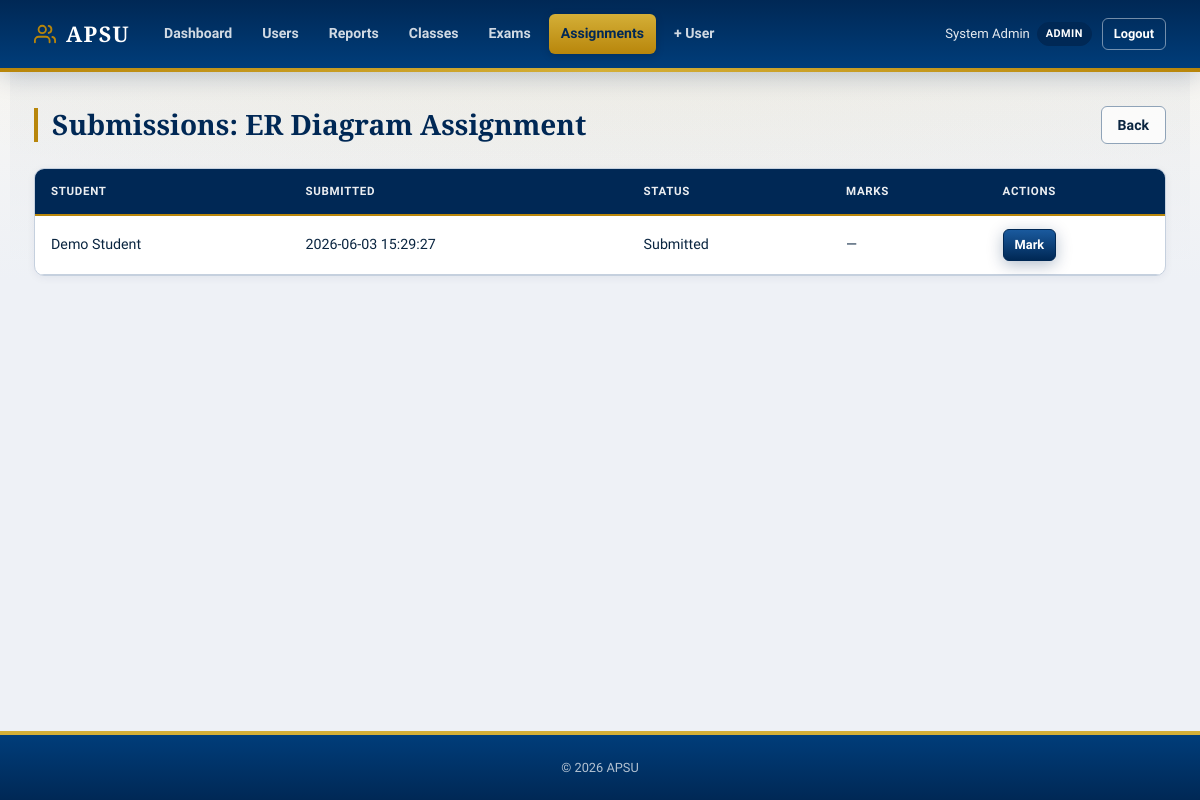
The app's page /assignments/index.php?action=submissions&id=1 (signed in) with its own data.
### tables this page shows
CREATE TABLE assignments (
    id          INT AUTO_INCREMENT PRIMARY KEY,
    teacher_id  INT NOT NULL,
    title       VARCHAR(255) NOT NULL,
    subject     VARCHAR(255) NOT NULL,
    assign_date DATE NOT NULL,
    due_date    DATE NOT NULL,
    status      ENUM('Open', 'Closed') NOT NULL DEFAULT 'Open',
    created_at  TIMESTAMP NOT NULL DEFAULT CURRENT_TIMESTAMP,
    FOREIGN KEY (teacher_id) REFERENCES users(id) ON DELETE CASCADE
);

CREATE TABLE assignment_submissions (
    id              INT AUTO_INCREMENT PRIMARY KEY,
    assignment_id   INT NOT NULL,
    student_id      INT NOT NULL,
    submission_text TEXT NOT NULL,
    submitted_at    TIMESTAMP NOT NULL DEFAULT CURRENT_TIMESTAMP,
    marks           INT NULL,
    feedback        TEXT NULL,
    status          ENUM('Submitted', 'Marked', 'Late') NOT NULL DEFAULT 'Submitted',
    FOREIGN KEY (assignment_id) REFERENCES assignments(id) ON DELETE CASCADE,
    FOREIGN KEY (student_id) REFERENCES users(id) ON DELETE CASCADE,
    UNIQUE KEY uq_assignment_student (assignment_id, student_id)
);

CREATE TABLE users (
    id          INT AUTO_INCREMENT PRIMARY KEY,
    full_name   VARCHAR(100) NOT NULL,
    username    VARCHAR(100) NOT NULL UNIQUE,
    email       VARCHAR(255) NOT NULL UNIQUE,
    password    VARCHAR(255) NOT NULL,
    role        ENUM('Admin', 'Teacher', 'Student') NOT NULL,
    is_active   BOOLEAN NOT NULL DEFAULT TRUE,
    created_at  TIMESTAMP NOT NULL DEFAULT CURRENT_TIMESTAMP
);

### assignments/model/Assignment.php (called while the page is built, shortened)
<?php
class Assignment
{
    public function getById(int $id): ?array
    {
        $st = $this->pdo->prepare(
            'SELECT a.*, u.full_name AS teacher_name FROM assignments a
             JOIN users u ON a.teacher_id = u.id WHERE a.id = ?'
        );
        $st->execute([$id]);
        return $st->fetch() ?: null;
    }
    public function submissionsForAssignment(int $assignmentId): array
    {
        $st = $this->pdo->prepare(
            'SELECT s.*, u.full_name AS student_name FROM assignment_submissions s
             JOIN users u ON s.student_id = u.id WHERE s.assignment_id = ? ORDER BY s.submitted_at DESC'
        );
        $st->execute([$assignmentId]);
        return $st->fetchAll();
    }
}

### assignments/views/submissions.php (the view)
<?php  require __DIR__ . '/../../includes/header.php'; ?>
<div class="page-header"><h1 class="page-title">Submissions: <?= htmlspecialchars($assignment['title'] ?? '') ?></h1><a href="index.php" class="btn btn-outline">Back</a></div>
<div class="table-card"><table class="data-table">
<thead><tr><th>Student</th><th>Submitted</th><th>Status</th><th>Marks</th><th>Actions</th></tr></thead>
<tbody>
<?php foreach ($submissions as $s): ?>
<tr>
<td><?= htmlspecialchars($s['student_name']) ?></td>
<td><?= htmlspecialchars($s['submitted_at']) ?></td>
<td><?= htmlspecialchars($s['status']) ?></td>
<td><?= $s['marks'] !== null ? (int)$s['marks'] : '—' ?></td>
<td><a href="index.php?action=mark&sid=<?= (int)$s['id'] ?>" class="btn btn-sm btn-primary">Mark</a></td>
</tr>
<?php endforeach; ?>
</tbody></table></div>
<?php require __DIR__ . '/../../includes/footer.php'; ?>

### assets/css/style.css (style rules this page uses)
*, *::before, *::after { box-sizing: border-box; margin: 0; padding: 0; }
:root { --color-navy: #002855; --color-navy-mid: #003d7a; --color-navy-light: #1a5a9e; --color-gold: #b8860b; --color-gold-bright: #d4af37; --color-gold-light: #f5ecd4; --color-cream: #faf8f3; --color-maroon: #6b1f2a; --color-bg: #eef1f6; --color-surface: #ffffff; --color-soft: #e4eaf2; --color-border: #c5d0de; --color-border-dark: #8fa3b8; --color-text: #0a2540; --color-text-muted: #3d5266; --color-text-light: #5c7083; --color-primary: #002855; --color-primary-h: #001d3d; --color-primary-lt: #e8eef6; --color-success: #166534; --color-success-lt: #dcfce7; --color-warning: #92400e; --color-warning-lt: #fef3c7; --color-danger: #991b1b; --color-danger-lt: #fee2e2; --color-info: #1e40af; --color-info-lt: #dbeafe; --radius-sm: 6px; --radius: 10px; --radius-lg: 14px; --shadow-sm: 0 2px 8px rgba(0, 40, 85, .06); --shadow: 0 12px 32px rgba(0, 40, 85, .1); --shadow-lg: 0 24px 56px rgba(0, 40, 85, .14); --font-serif: "Crimson Pro", "Georgia", "Times New Roman", serif; --font-sans: "Source Sans 3", "Segoe UI", system-ui, sans-serif; --font-mono: "Cascadia Code", monospace; --header-h: 72px; --transition: 0.2s cubic-bezier(0.4, 0, 0.2, 1); }
html { font-size: 16px; scroll-behavior: smooth; }
body { min-height: 100vh; display: flex; flex-direction: column; font-family: var(--font-sans); font-weight: 400; color: var(--color-text); background-color: var(--color-bg); background-image: radial-gradient(ellipse 80% 50% at 50% -20%, rgba(212, 175, 55, .12), transparent), linear-gradient(180deg, var(--color-cream) 0%, var(--color-bg) 280px); line-height: 1.65; -webkit-font-smoothing: antialiased; }
a { color: var(--color-primary); text-decoration: none; }
.btn { min-height: 38px; display: inline-flex; align-items: center; justify-content: center; gap: 7px; padding: 9px 16px; border: 1.5px solid transparent; border-radius: var(--radius-sm); font: inherit; font-size: .88rem; font-weight: 800; line-height: 1; white-space: nowrap; cursor: pointer; text-decoration: none; transition: transform .15s, box-shadow .15s, background .15s, border-color .15s, color .15s; }
.btn-primary { border-color: var(--color-navy); background: linear-gradient(180deg, var(--color-navy-light) 0%, var(--color-navy) 100%); color: #fff; box-shadow: 0 4px 16px rgba(0, 40, 85, .3); }
.btn-outline { border-color: var(--color-border-dark); background: rgba(255, 255, 255, .76); color: var(--color-text); }
.btn-sm { min-height: 32px; padding: 6px 11px; font-size: .8rem; }
.page-header { display: flex; align-items: center; justify-content: space-between; gap: 14px; flex-wrap: wrap; margin-bottom: 24px; }
.page-title { color: var(--color-navy); font-family: var(--font-serif); font-size: 1.75rem; font-weight: 700; line-height: 1.2; border-left: 4px solid var(--color-gold); padding-left: 14px; }
.data-table { width: 100%; border-collapse: collapse; font-size: .89rem; }
.data-table th, .data-table td { padding: 13px 16px; border-bottom: 1px solid var(--color-border); text-align: left; }
.data-table th { background: var(--color-navy); color: rgba(255, 255, 255, .92); font-size: .72rem; font-weight: 700; letter-spacing: .06em; text-transform: uppercase; border-bottom: 2px solid var(--color-gold); }
.table-card { border: 1px solid var(--color-border); border-radius: var(--radius); background: var(--color-surface); overflow: hidden; box-shadow: var(--shadow-sm); }

### records on screen
assignments: title "ER Diagram Assignment"
assignment_submissions: student.full_name "Demo Student", submitted_at "2026-06-03 15:29:27", status "Submitted"

### other values on screen
$_SESSION['full_name'] "System Admin"
$role "ADMIN"
